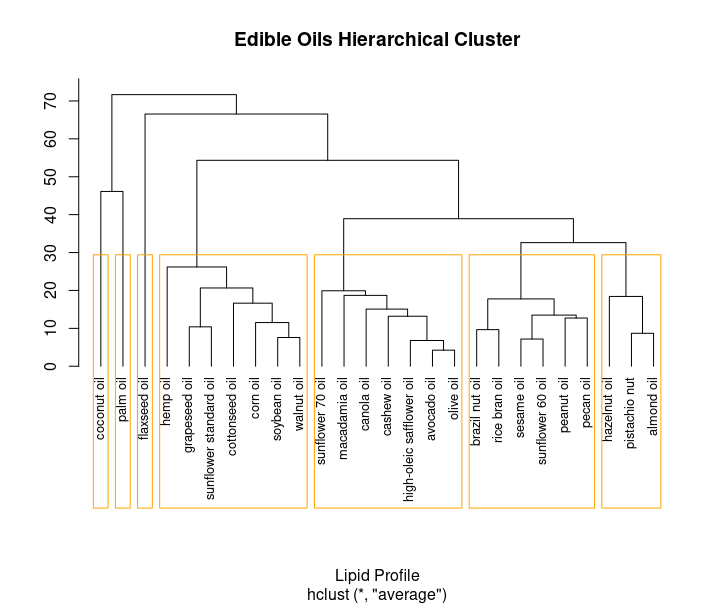

Write the R code that produced this figure.
library(dplyr)

oils = data.frame(
  sfa = c(11.6,24.8,7.4,82.5,12.9,25.9,9,10.5,7,13.8,49.3,20.3,25.0,7.5,14.2,15.6,9.1,10.3,10.1,9.9,5.645,9.22,19.0,18.74,4.092,4.511),
  mufa = c(70.6, 32.7, 63.3, 6.3, 27.6, 17.8, 18.4, 14.3, 9, 73, 37, 48.1, 38.4, 75.2, 39.7, 22.8, 22.8, 19.5, 45.4, 83.7, 24.534, 53.38, 60.0, 63.865, 33.076, 46.608),
  ala = c(1,0.1,9.1,0,1,1,53,0,22,0.7,0.2,0,2.2,0,0.3,7,10.4,0,0.2,0.2,0.212,1.74,1.0,0.7,0.006,0.0),
  la = c(12.5,41.9,18.6,0,58,54,13,74.7,54,9.8,9.1,31.4,34.4,12.8,41.3,51,52.9,65.7,39.8,3.6,13.125,34.24,1.5,16.69,12.945,8.463)
)
row.names(oils) <- c("avocado oil",  "brazil nut oil",  "canola oil",  "coconut oil",  "corn oil",  "cottonseed oil",  "flaxseed oil",  "grapeseed oil",  "hemp oil",  "olive oil",  "palm oil",  "peanut oil",  "rice bran oil",  "high-oleic safflower oil",  "sesame oil",  "soybean oil",  "walnut oil",  "sunflower standard oil",  "sunflower 60 oil",  "sunflower 70 oil",  "pistachio nut",  "pecan oil",  "macadamia oil",  "cashew oil",  "almond oil",  "hazelnut oil")
distance_matrix <- dist(oils, method = 'euclidean')
hc <- hclust(distance_matrix, method = "average")
plot(hc,main = "Edible Oils Hierarchical Cluster",hang = -1, cex = 0.8,xlab = "Lipid Profile",ylab = "")
rect.hclust(hc, k = 7, border = "orange")
